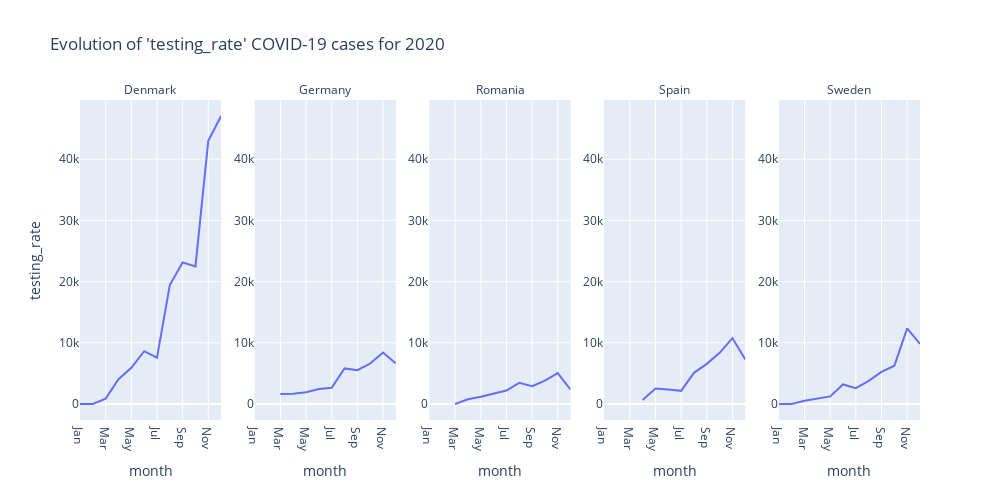

The code cell stored with this chart in its notebook:
### Code cell
plotly_line("testing_rate").show()

### Figure 1 — Plotly figure (JSON) as saved in the notebook; plotly's stock layout.template omitted (floating-point values rounded to 4 significant figures)
{"data": [{"hovertemplate": "country=Denmark<br>month=%{x}<br>testing_rate=%{y}<extra></extra>", "legendgroup": "", "line": {"color": "#636efa", "dash": "solid"}, "mode": "lines", "name": "", "orientation": "v", "showlegend": false, "type": "scatter", "x": ["Jan", "Feb", "Mar", "Apr", "May", "Jun", "Jul", "Aug", "Sep", "Oct", "Nov", "Dec"], "xaxis": "x", "y": [0.05167, 6.097, 885.4, 4039.0, 5921.0, 8636.0, 7573.0, 19430.0, 23120.0, 22490.0, 43010.0, 47060.0], "yaxis": "y"}, {"hovertemplate": "country=Germany<br>month=%{x}<br>testing_rate=%{y}<extra></extra>", "legendgroup": "", "line": {"color": "#636efa", "dash": "solid"}, "mode": "lines", "name": "", "orientation": "v", "showlegend": false, "type": "scatter", "x": ["Mar", "Apr", "May", "Jun", "Jul", "Aug", "Sep", "Oct", "Nov", "Dec"], "xaxis": "x2", "y": [1651.0, 1690.0, 1917.0, 2435.0, 2637.0, 5818.0, 5517.0, 6610.0, 8407.0, 6638.0], "yaxis": "y2"}, {"hovertemplate": "country=Romania<br>month=%{x}<br>testing_rate=%{y}<extra></extra>", "legendgroup": "", "line": {"color": "#636efa", "dash": "solid"}, "mode": "lines", "name": "", "orientation": "v", "showlegend": false, "type": "scatter", "x": ["Mar", "Apr", "May", "Jun", "Jul", "Aug", "Sep", "Oct", "Nov", "Dec"], "xaxis": "x3", "y": [0.07211, 776.5, 1200.0, 1670.0, 2207.0, 3450.0, 2923.0, 3830.0, 5037.0, 2329.0], "yaxis": "y3"}, {"hovertemplate": "country=Spain<br>month=%{x}<br>testing_rate=%{y}<extra></extra>", "legendgroup": "", "line": {"color": "#636efa", "dash": "solid"}, "mode": "lines", "name": "", "orientation": "v", "showlegend": false, "type": "scatter", "x": ["Apr", "May", "Jun", "Jul", "Aug", "Sep", "Oct", "Nov", "Dec"], "xaxis": "x4", "y": [672.4, 2525.0, 2361.0, 2148.0, 5093.0, 6559.0, 8353.0, 10770.0, 7293.0], "yaxis": "y4"}, {"hovertemplate": "country=Sweden<br>month=%{x}<br>testing_rate=%{y}<extra></extra>", "legendgroup": "", "line": {"color": "#636efa", "dash": "solid"}, "mode": "lines", "name": "", "orientation": "v", "showlegend": false, "type": "scatter", "x": ["Jan", "Feb", "Mar", "Apr", "May", "Jun", "Jul", "Aug", "Sep", "Oct", "Nov", "Dec"], "xaxis": "x5", "y": [0.3617, 8.749, 525.3, 897.5, 1247.0, 3195.0, 2589.0, 3787.0, 5259.0, 6250.0, 12370.0, 9809.0], "yaxis": "y5"}], "layout": {"annotations": [{"font": {}, "showarrow": false, "text": "Denmark", "x": 0.084, "xanchor": "center", "xref": "paper", "y": 1, "yanchor": "bottom", "yref": "paper"}, {"font": {}, "showarrow": false, "text": "Germany", "x": 0.292, "xanchor": "center", "xref": "paper", "y": 1, "yanchor": "bottom", "yref": "paper"}, {"font": {}, "showarrow": false, "text": "Romania", "x": 0.5, "xanchor": "center", "xref": "paper", "y": 1, "yanchor": "bottom", "yref": "paper"}, {"font": {}, "showarrow": false, "text": "Spain", "x": 0.708, "xanchor": "center", "xref": "paper", "y": 1, "yanchor": "bottom", "yref": "paper"}, {"font": {}, "showarrow": false, "text": "Sweden", "x": 0.916, "xanchor": "center", "xref": "paper", "y": 1, "yanchor": "bottom", "yref": "paper"}], "height": 500, "legend": {"tracegroupgap": 0}, "title": {"text": "Evolution of 'testing_rate' COVID-19 cases for 2020"}, "width": 1000, "xaxis": {"anchor": "y", "domain": [0, 0.168], "title": {"text": "month"}}, "xaxis2": {"anchor": "y2", "domain": [0.208, 0.376], "matches": "x", "title": {"text": "month"}}, "xaxis3": {"anchor": "y3", "domain": [0.416, 0.584], "matches": "x", "title": {"text": "month"}}, "xaxis4": {"anchor": "y4", "domain": [0.624, 0.792], "matches": "x", "title": {"text": "month"}}, "xaxis5": {"anchor": "y5", "domain": [0.832, 1], "matches": "x", "title": {"text": "month"}}, "yaxis": {"anchor": "x", "domain": [0, 1], "showticklabels": true, "title": {"text": "testing_rate"}}, "yaxis2": {"anchor": "x2", "domain": [0, 1], "matches": "y", "showticklabels": true}, "yaxis3": {"anchor": "x3", "domain": [0, 1], "matches": "y", "showticklabels": true}, "yaxis4": {"anchor": "x4", "domain": [0, 1], "matches": "y", "showticklabels": true}, "yaxis5": {"anchor": "x5", "domain": [0, 1], "matches": "y", "showticklabels": true}}}
